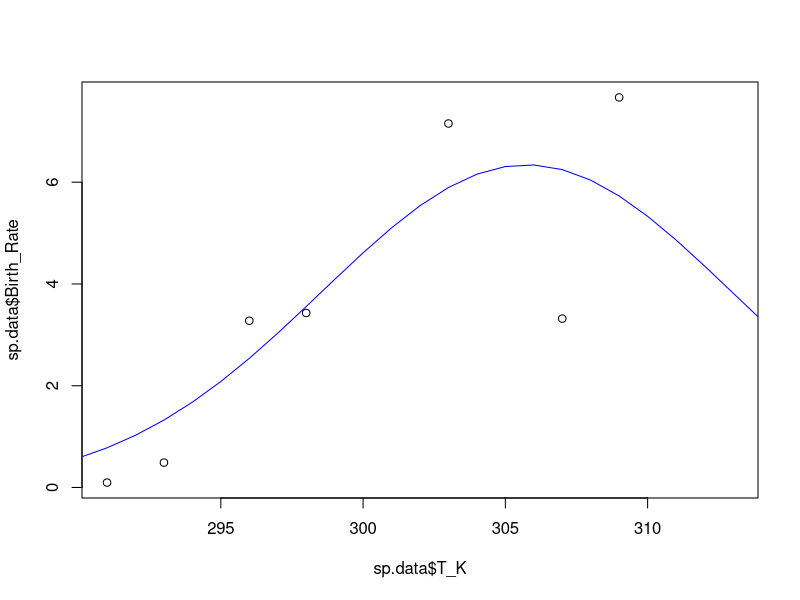
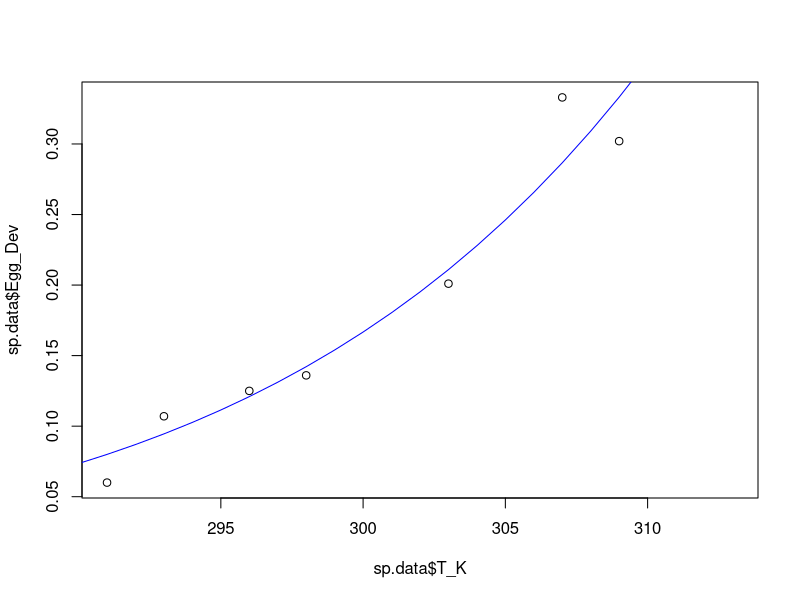
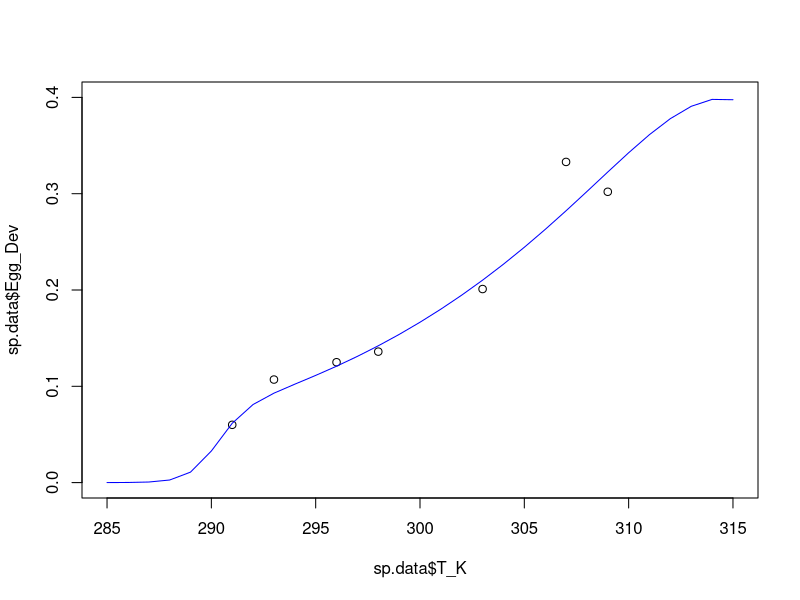

Recreate these plots in R, in order. (Note: this script raises an error after producing the figures.)
###################################################################
#### This R script fits functions to temperature response data ####
###################################################################


# Load packages and set working directory
library(tidyr)
library(ggplot2)
library(dplyr)
library(tidyverse)
setwd(dirname(rstudioapi::getActiveDocumentContext()$path))

# Read data
data <- as.data.frame(read_csv("Temperature response data.csv"))

# Select an insect by removing # in front of name and placing # in front of other species
#sp.data <- subset(data, Species == "Clavigralla shadabi")
sp.data <- subset(data, Species == "Clavigralla tomentosicollis Benin")
#sp.data <- subset(data, Species == "Clavigralla tomentosicollis Nigeria")
#sp.data <- subset(data, Species == "Clavigralla tomentosicollis Burkina Faso")
#sp.data <- subset(data, Species == "Apolygus lucorum")
#sp.data <- subset(data, Species == "Adelphocoris suturalis")
#sp.data <- subset(data, Species == "Macrosiphum euphorbiae Brazil")
#sp.data <- subset(data, Species == "Aulacorthum solani Brazil")
#sp.data <- subset(data, Species == "Uroleucon ambrosiae")
#sp.data <- subset(data, Species == "Lygus lineolaris")
#sp.data <- subset(data, Species == "Pilophorus typicus")
#sp.data <- subset(data, Species == "Macrolophus pygmaeus on Myzus persicae")
#sp.data <- subset(data, Species == "Macrolophus pygmaeus on Trialeurodes vaporariorum")

# Remove columns that do not contain temperature data
sp.data <- sp.data[-c(1:8,12,14,16,18,20,22,24,26,27,29,31,32,34,35,37,39,40,42,44,46,48,50,51)]


# Set some option for nls and plots
Tmin <- 285
Tmax <- 315
TR <- 298



####################################### FECUNDITY ###########################################
# NLS
fec <- nls(Birth_Rate ~ bTopt*exp(-((T_K-Toptb)^2)/(2*sb^2)), data=sp.data,
           start=list(bTopt=5, Toptb=TR+2, sb=3))
summary(fec)
# Plot model fits
plot(sp.data$T_K, sp.data$Birth_Rate)
points(seq(Tmin,Tmax,1),coef(fec)[1]*exp(-((seq(Tmin,Tmax,1)-coef(fec)[2])^2)/(2*coef(fec)[3]^2)), type="l", col="blue")


##################################### EGG DEVELOPMENT ########################################
# estimate xTR and A
# NOTE: removed data beyond max development
dev.mon <- nls(Egg_Dev ~ xTR*T_K/TR*exp(A*(1/TR-1/T_K)), data=sp.data[-c((nrow(sp.data)-0):nrow(sp.data)),],
               start=list(xTR=0.1, A=1000))
summary(dev.mon)
# Plot model fits
plot(sp.data$T_K, sp.data$Egg_Dev)
points(seq(Tmin,Tmax,1), coef(dev.mon)[1]*(seq(Tmin,Tmax,1)/TR)*exp(coef(dev.mon)[2]*(1/TR-1/seq(Tmin,Tmax,1))), type="l", col="blue")

# estimate AL and AH separately from TL and TH if needed
kTL <- 290
kTH <- 308
dev.A <- nls(Egg_Dev ~ coef(dev.mon)[1]*(T_K/TR)*exp(coef(dev.mon)[2]*(1/TR-1/T_K))/(1+exp(AL*(1/kTL-1/T_K))+exp(AH*(1/kTH-1/T_K))),
             data=sp.data, start=list(AL=-50000, AH=50000))
summary(dev.A)
dev.T <- nls(Egg_Dev ~ coef(dev.mon)[1]*(T_K/TR)*exp(coef(dev.mon)[2]*(1/TR-1/T_K))/(1+exp(coef(dev.A)[1]*(1/TL-1/T_K))+exp(coef(dev.A)[2]*(1/TH-1/T_K))),
             data=sp.data, start=list(TL=kTL, TH=kTH))
summary(dev.T)
# Plot model fits
plot(sp.data$T_K, sp.data$Egg_Dev, xlim=c(Tmin,Tmax), ylim=c(0,0.4))
points(seq(Tmin,Tmax,1), coef(dev.mon)[1]*(seq(Tmin,Tmax,1)/TR)*exp(coef(dev.mon)[2]*(1/TR-1/seq(Tmin,Tmax,1)))/
         (1+(exp(coef(dev.A)[1]*(1/coef(dev.T)[1]-1/seq(Tmin,Tmax,1)))+exp(coef(dev.A)[2]*(1/coef(dev.T)[2]-1/seq(Tmin,Tmax,1))))), type="l", col="blue")

# estimate TH and AH separately from TL and AL if needed
kAL <- -100000
dev.H <- nls(Egg_Dev ~ coef(dev.mon)[1]*(T_K/TR)*exp(coef(dev.mon)[2]*(1/TR-1/T_K))/(1+exp(kAL*(1/kTL-1/T_K))+exp(AH*(1/TH-1/T_K))),
             data=sp.data, start=list(TH=kTH, AH=50000))
summary(dev.H)
dev.AL <- nls(Egg_Dev ~ coef(dev.mon)[1]*(T_K/TR)*exp(coef(dev.mon)[2]*(1/TR-1/T_K))/(1+exp(AL*(1/kTL-1/T_K))+exp(coef(dev.H)[2]*(1/coef(dev.H)[1]-1/T_K))),
              data=sp.data, start=list(AL=-100000))
summary(dev.AL)
dev.TL <- nls(Egg_Dev ~ coef(dev.mon)[1]*(T_K/TR)*exp(coef(dev.mon)[2]*(1/TR-1/T_K))/(1+exp(coef(dev.AL)[1]*(1/TL-1/T_K))+exp(coef(dev.H)[2]*(1/coef(dev.H)[1]-1/T_K))),
              data=sp.data, start=list(TL=kTL))
summary(dev.TL)
# Plot model fits
plot(sp.data$T_K, sp.data$Egg_Dev)
points(seq(Tmin,Tmax,1), coef(dev.mon)[1]*(seq(Tmin,Tmax,1)/TR)*exp(coef(dev.mon)[2]*(1/TR-1/seq(Tmin,Tmax,1)))/
         (1+(exp(coef(dev.AL)[1]*(1/coef(dev.TL)[1]-1/seq(Tmin,Tmax,1)))+exp(coef(dev.H)[2]*(1/coef(dev.H)[1]-1/seq(Tmin,Tmax,1))))), type="l", col="blue")


###################################### DEVELOPMENT ##########################################
# Monotonic response
# dev.mon <- nls(Development ~ xTR*T_K/TR*exp(A*(1/TR-1/T_K)), data=sp.data,
#                start=list(xTR=0.01, A=5000))
# summary(dev.mon)
# Plot model fits
# plot(sp.data$T_K, sp.data$Development)
# points(seq(Tmin,Tmax,1), coef(dev.mon)[1]*(seq(Tmin,Tmax,1)/TR)*exp(coef(dev.mon)[2]*(1/TR-1/seq(Tmin,Tmax,1))), type="l", col="blue")


# Sharpe-Schoolfield response
# estimate all parameters
# dev <- nls(Development ~ xTR*(T_K/TR)*exp(A*(1/TR-1/T_K))/(1+exp(AL*(1/TL-1/T_K))+exp(AH*(1/TH-1/T_K))),
#               data=sp.data, start=list(xTR=0.03, A=7000, AL=-30000, AH=270000, TL=286, TH=306))
# summary(dev)
# Plot model fits
# plot(sp.data$T_K, sp.data$Development)
# points(seq(Tmin,Tmax,1), coef(dev)[1]*(seq(Tmin,Tmax,1)/TR)*exp(coef(dev)[2]*(1/TR-1/seq(Tmin,Tmax,1)))/
#          (1+(exp(coef(dev)[3]*(1/coef(dev)[5]-1/seq(Tmin,Tmax,1)))+exp(coef(dev)[4]*(1/coef(dev)[6]-1/seq(Tmin,Tmax,1))))), type="l", col="blue")

# estimate xTR and A
# NOTE: removed data beyond max development
dev.mon <- nls(Development ~ xTR*T_K/TR*exp(A*(1/TR-1/T_K)), data=sp.data[-c((nrow(sp.data)-0):nrow(sp.data)),],
               start=list(xTR=0.1, A=1000))
summary(dev.mon)
# Plot model fits
plot(sp.data$T_K, sp.data$Development)
points(seq(Tmin,Tmax,1), coef(dev.mon)[1]*(seq(Tmin,Tmax,1)/TR)*exp(coef(dev.mon)[2]*(1/TR-1/seq(Tmin,Tmax,1))), type="l", col="blue")

# estimate AL, AH, TL, and TH
# NOTE: if needed, set AH based on NLS below and run code iteratively until AL and AH do not appreciably change)
# dev.SS <- nls(Development ~ coef(dev.mon)[1]*(T_K/TR)*exp(coef(dev.mon)[2]*(1/TR-1/T_K))/(1+exp(AL*(1/TL-1/T_K))+exp(AH*(1/TH-1/T_K))),
#               data=sp.data, start=list(AL=-66000, AH=235000, TL=288, TH=309.6))
# summary(dev.SS)
# Plot model fits
# plot(sp.data$T_K, sp.data$Development)
# points(seq(Tmin,Tmax,1), coef(dev.mon)[1]*(seq(Tmin,Tmax,1)/TR)*exp(coef(dev.mon)[2]*(1/TR-1/seq(Tmin,Tmax,1)))/
#          (1+(exp(coef(dev.SS)[1]*(1/coef(dev.SS)[3]-1/seq(Tmin,Tmax,1)))+exp(coef(dev.SS)[2]*(1/coef(dev.SS)[4]-1/seq(Tmin,Tmax,1))))), type="l", col="blue")

# estimate AL and AH separately from TL and TH if needed
kTL <- 285
kTH <- 309
dev.A <- nls(Development ~ coef(dev.mon)[1]*(T_K/TR)*exp(coef(dev.mon)[2]*(1/TR-1/T_K))/(1+exp(AL*(1/kTL-1/T_K))+exp(AH*(1/kTH-1/T_K))),
              data=sp.data, start=list(AL=-50000, AH=50000))
summary(dev.A)
dev.T <- nls(Development ~ coef(dev.mon)[1]*(T_K/TR)*exp(coef(dev.mon)[2]*(1/TR-1/T_K))/(1+exp(coef(dev.A)[1]*(1/TL-1/T_K))+exp(coef(dev.A)[2]*(1/TH-1/T_K))),
             data=sp.data, start=list(TL=kTL, TH=kTH))
summary(dev.T)
# Plot model fits
plot(sp.data$T_K, sp.data$Development, xlim=c(Tmin,Tmax), ylim=c(0,0.08))
points(seq(Tmin,Tmax,1), coef(dev.mon)[1]*(seq(Tmin,Tmax,1)/TR)*exp(coef(dev.mon)[2]*(1/TR-1/seq(Tmin,Tmax,1)))/
         (1+(exp(coef(dev.A)[1]*(1/coef(dev.T)[1]-1/seq(Tmin,Tmax,1)))+exp(coef(dev.A)[2]*(1/coef(dev.T)[2]-1/seq(Tmin,Tmax,1))))), type="l", col="blue")

# estimate TH and AH separately from TL and AL if needed
kAL <- -100000
dev.H <- nls(Development ~ coef(dev.mon)[1]*(T_K/TR)*exp(coef(dev.mon)[2]*(1/TR-1/T_K))/(1+exp(kAL*(1/kTL-1/T_K))+exp(AH*(1/TH-1/T_K))),
             data=sp.data, start=list(TH=kTH, AH=50000))
summary(dev.H)
dev.AL <- nls(Development ~ coef(dev.mon)[1]*(T_K/TR)*exp(coef(dev.mon)[2]*(1/TR-1/T_K))/(1+exp(AL*(1/kTL-1/T_K))+exp(coef(dev.H)[2]*(1/coef(dev.H)[1]-1/T_K))),
             data=sp.data, start=list(AL=-100000))
summary(dev.AL)
dev.TL <- nls(Development ~ coef(dev.mon)[1]*(T_K/TR)*exp(coef(dev.mon)[2]*(1/TR-1/T_K))/(1+exp(coef(dev.AL)[1]*(1/TL-1/T_K))+exp(coef(dev.H)[2]*(1/coef(dev.H)[1]-1/T_K))),
             data=sp.data, start=list(TL=kTL))
summary(dev.TL)
# Plot model fits
plot(sp.data$T_K, sp.data$Development)
points(seq(Tmin,Tmax,1), coef(dev.mon)[1]*(seq(Tmin,Tmax,1)/TR)*exp(coef(dev.mon)[2]*(1/TR-1/seq(Tmin,Tmax,1)))/
         (1+(exp(coef(dev.AL)[1]*(1/coef(dev.TL)[1]-1/seq(Tmin,Tmax,1)))+exp(coef(dev.H)[2]*(1/coef(dev.H)[1]-1/seq(Tmin,Tmax,1))))), type="l", col="blue")


# Minimum developmental temperature
# NOTE: removed data beyond max development
dev.min <- nls(Development ~ m*T_K+b, data=sp.data[-c((nrow(sp.data)-0):nrow(sp.data)),],
               start=list(m=0.01, b=0))
summary(dev.min)
# Plot model fits
plot(sp.data$T_K, sp.data$Development, xlim=c(280,Tmax))
points(seq(280,Tmax,1), coef(dev.min)[1]*seq(280,Tmax,1)+coef(dev.min)[2], type="l", col="blue")

# Calculate Tmin
Tmin <- (-coef(dev.min)[2]/coef(dev.min)[1])[[1]]
Tmin



########################### LACTIN MODEL OF DEVELOPMENT #############################
# estimate all parameters
#lactin <- nls(Development ~ exp(mTopt*T_K)-exp(mTopt*Tmax-(Tmax-T_K)/mDelta) + mTmin,
#              data=sp.data, start=list(mTopt=0.05, Tmax=305, mDelta=10, mTmin=0.01))
#summary(lactin)
# Plot model fits
#plot(sp.data$T_K, sp.data$Development)
#points(seq(Tmin,Tmax,1), coef(dev.mon)[1]*(seq(Tmin,Tmax,1)/TR)*exp(coef(dev.mon)[2]*(1/TR-1/seq(Tmin,Tmax,1)))/
#         (1+(exp(coef(dev.SS)[1]*(1/coef(dev.SS)[3]-1/seq(Tmin,Tmax,1)))+exp(coef(dev.SS)[2]*(1/coef(dev.SS)[4]-1/seq(Tmin,Tmax,1))))), type="l", col="blue")

# estimate mDelta and mTmin
#lactin.test <- nls(Development ~ exp(0.06*T_K)-exp(0.06*kTH-(kTH-T_K)/mDelta) + mTmin,
#              data=sp.data, start=list(mDelta=1, mTmin=0.01))
#summary(lactin.test)
# Plot model fits
#plot(sp.data$T_K, sp.data$Development)
#points(seq(Tmin,Tmax,1), exp(0.06*seq(Tmin,Tmax,1))-exp(0.06*305-(305-seq(Tmin,Tmax,1))/1) + 0.01, type="l", col="blue")



#################################### MORTALITY ######################################
# Mortality estimated using fit at reference temperature
# NLS for juvenile mortality
mort.J <- nls(Juv_Mortality ~ xTR*exp(A*(1/TR-1/T_K)), data=sp.data,
              start=list(xTR=0.01, A=10000))
summary(mort.J)
# Plot model fits
plot(sp.data$T_K, sp.data$Juv_Mortality, ylim=c(0,0.2))
points(seq(Tmin,Tmax,1), coef(mort.J)[1]*exp(coef(mort.J)[2]*(1/TR-1/seq(Tmin,Tmax,1))), type="l", col="blue")


# NLS for adult mortality
mort.A <- nls(Adult_Mortality ~ xTR*exp(A*(1/TR-1/T_K)), data=sp.data,
              start=list(xTR=0.01, A=10000))
summary(mort.A)
# Plot model fits
plot(sp.data$T_K, sp.data$Adult_Mortality, ylim=c(0,0.2))
points(seq(Tmin,Tmax,1), coef(mort.A)[1]*exp(coef(mort.A)[2]*(1/TR-1/seq(Tmin,Tmax,1))), type="l", col="blue")


# Mortality estimated using data at reference temperature
dJTR <- sp.data[sp.data$T_K==TR,"Juv_Mortality"]
dATR <- sp.data[sp.data$T_K==TR,"Adult_Mortality"]

# NLS for juvenile mortality
mort.J <- nls(Juv_Mortality ~ dJTR*exp(A*(1/TR-1/T_K)), data=sp.data,
              start=list(A=1000))
summary(mort.J)
# Plot model fits
plot(sp.data$T_K, sp.data$Juv_Mortality, ylim=c(0,0.2))
points(seq(Tmin,Tmax,1), dJTR*exp(coef(mort.J)[1]*(1/TR-1/seq(Tmin,Tmax,1))), type="l", col="blue")


# NLS for adult mortality
mort.A <- nls(Adult_Mortality ~ dATR*exp(A*(1/TR-1/T_K)), data=sp.data,
              start=list(A=1000))
summary(mort.A)
# Plot model fits
plot(sp.data$T_K, sp.data$Adult_Mortality, ylim=c(0,0.1))
points(seq(Tmin,Tmax,1), dATR*exp(coef(mort.A)[1]*(1/TR-1/seq(Tmin,Tmax,1))), type="l", col="blue")



########################### R0 (NET REPRODUCTIVE RATE) ##############################
# NLS
fit.R0 <- nls(R0 ~ R0Topt*exp(-((T_K-ToptR0)^2)/(2*sR0^2)), data=sp.data,
           start=list(R0Topt=200, ToptR0=TR, sR0=10))
summary(fit.R0)
# Plot model fits
plot(sp.data$T_K, sp.data$R0)
points(seq(Tmin,Tmax,1),coef(fit.R0)[1]*exp(-((seq(Tmin,Tmax,1)-coef(fit.R0)[2])^2)/(2*coef(fit.R0)[3]^2)), type="l", col="blue")

# calculate R0Tmax: temperature at which R0 = 1
R0Tmax <- 0
deltaT <- (5*coef(fit.R0)[3]/1000)[[1]] # temperature range = 5 sigma away from Topt
for(i in 0:1000) {
  if(coef(fit.R0)[1]*exp(-(((coef(fit.R0)[2] + i*deltaT) - coef(fit.R0)[2])^2)/(2*coef(fit.R0)[3])^2) <= 1 & R0Tmax == 0)
  { R0Tmax <- (coef(fit.R0)[2] + i*deltaT)[[1]] }}
R0Tmax



########################### r (INTRINSIC GROWTH RATE) ###############################
# estimate all parameters
r <- nls(r ~ ifelse(T_K <= Topt, rMax*exp(-1*((T_K-Topt)/(2*sr))^2),
                    rMax*(1 - ((T_K-Topt)/(Topt-Tmax))^2)),
                    data=sp.data, start=list(sr=5, Topt=303, Tmax=320, rMax=0.1))
summary(r)
# Plot model fits
plot(sp.data$T_K, sp.data$r)
points(seq(Tmin,Tmax,1), ifelse(seq(Tmin,Tmax,1) <= coef(r)[2], coef(r)[4]*exp(-1*((seq(Tmin,Tmax,1)-coef(r)[2])/(2*coef(r)[1]))^2),
                                coef(r)[4]*(1 - ((seq(Tmin,Tmax,1)-coef(r)[2])/(coef(r)[2]-coef(r)[3]))^2)), type="l", col="blue")


# set Topt and rMax (NOTE: Topt cannot equal Tmax in nls)
Topt <- 303
rMax <- sp.data[sp.data$T_K==Topt,"r"]
# estimate all parameters
r <- nls(r ~ ifelse(T_K <= Topt, rMax*exp(-1*((T_K-Topt)/(2*sr))^2),
                    rMax*(1 - ((T_K-Topt)/(Topt-Tmax))^2)),
         data=sp.data, start=list(sr=3, Tmax=305))
summary(r)
# Plot model fits
plot(sp.data$T_K, sp.data$r, ylim=c(0,rMax))
points(seq(Tmin,Tmax,1), ifelse(seq(Tmin,Tmax,1) <= Topt, rMax*exp(-1*((seq(Tmin,Tmax,1)-Topt)/(2*coef(r)[1]))^2),
                                rMax*(1 - ((seq(Tmin,Tmax,1)-Topt)/(Topt-coef(r)[2]))^2)), type="l", col="blue")
rMax
Topt
coef(r)[2]
